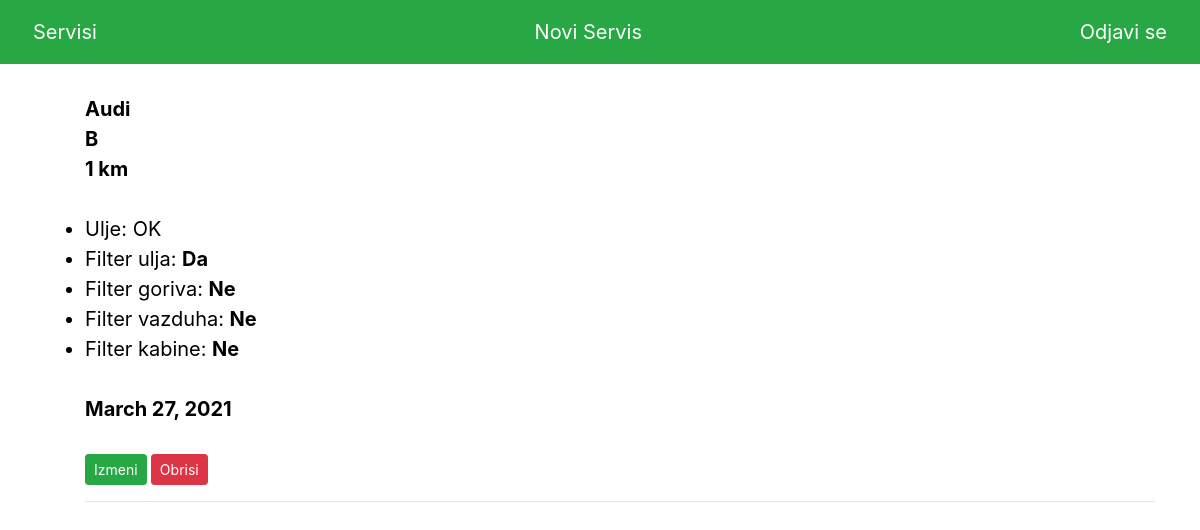
Screenshot of / (signed in) with the database file from the repository.
### app/models.py (models this page shows, shortened)
class MaliServis(models.Model):
	user = models.ForeignKey(User, on_delete=models.CASCADE)
	ms_automobila = models.ForeignKey('Automobil', on_delete=models.CASCADE)
	tablica = models.CharField(max_length=10, blank=True, null=True)
	kilometraza = models.IntegerField()
	ulje = models.CharField(max_length=30)
	filter_ulja = models.BooleanField()
	filter_goriva = models.BooleanField()
	filter_vazduha = models.BooleanField()
	filter_kabine = models.BooleanField()
	info = models.TextField(max_length=1000, blank=True, null=True)
	date = models.DateTimeField(default=datetime.now, null=True)
	class Meta:
		ordering = ['-date']

class Automobil(models.Model):
	marka = models.CharField(max_length=30)
	def __str__(self):
		return f'{self.marka}'

### app/views.py (the view)
# urls.py: path('', views.index, name='index'),
def index(request):
	mali_servis = MaliServis.objects.all()
	return render(request, 'index.html', {'mali_servis':mali_servis})

### app/templates/index.html (shortened to what this page needs)
{% extends 'base.html' %}
{% block content %}
{% if user.is_authenticated %}
<div class="container">
  {% for ms in mali_servis %}
  {% if request.user == ms.user %}
    <ul><b>
    	{{ ms.ms_automobila }}
            <br>
    	{{ ms.tablica }}<br>
    	{{ ms.kilometraza }} km
    </b><br>
    	<br>
    	<li>Ulje: {{ ms.ulje }}</li>
    	<li>
    	{% if ms.filter_ulja %}
    		Filter ulja: <b>Da</b>
    	{% else %}
    		Filter ulja: <b>Ne</b>
    	{% endif %}
    	</li>
    	<li>
    	{% if ms.filter_goriva %}
    		Filter goriva: <b>Da</b>
    	{% else %}
    		Filter goriva: <b>Ne</b>
    	{% endif %}
    	</li>
    	<li>
    	{% if ms.filter_vazduha %}
    		Filter vazduha: <b>Da</b>
    	{% else %}
    		Filter vazduha: <b>Ne</b>
    	{% endif %}
    	</li>
    	<li>
    	{% if ms.filter_kabine %}
    		Filter kabine: <b>Da</b>
    	{% else %}
    		Filter kabine: <b>Ne</b>
    	{% endif %}
    	</li>
      <br>
    	<b>{{ ms.date.date }}</b>
        <br><br>
        <h6>
            <a href="{% url 'update' ms.pk %}" class="btn btn-success btn-sm"> Izmeni </a>
            <a href="{% url 'delete' ms.pk %}" class="btn btn-danger btn-sm"> Obrisi </a>
        </h6>
    	<hr>
    </ul>
    {% endif %}
  {% endfor %}
  </div>
{% endif %}
{% endblock %}

### app/templates/base.html (style rules this page uses)
body { background-color: white; font-size: 20px; color: black; text-align: left; }

### rows the page displays
MaliServis: ms_automobila "Audi", tablica "B", kilometraza "1", ulje "OK", shows "Filter ulja:", filter_ulja "Da", shows "Filter goriva:", filter_goriva "Ne", shows "Filter vazduha:", filter_vazduha "Ne", shows "Filter kabine:", filter_kabine "Ne", date "March 27, 2021"
